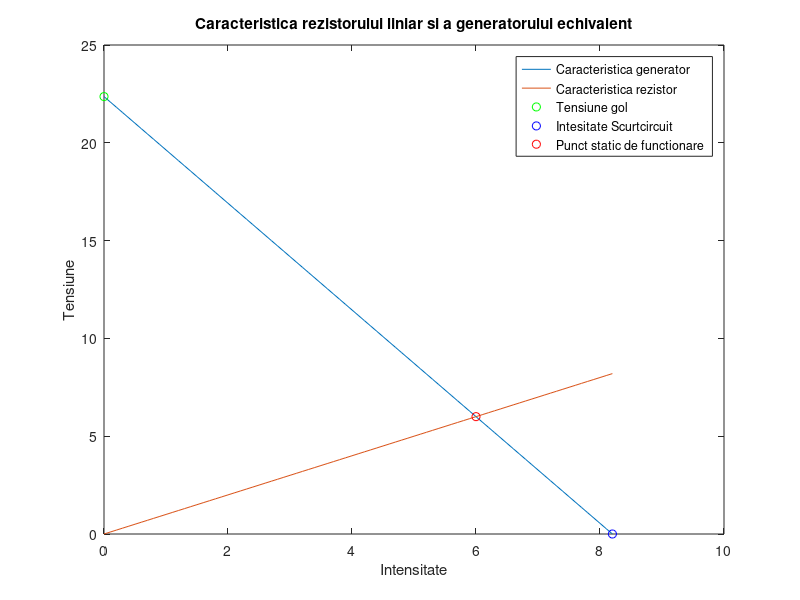

Write the MATLAB code that produced this figure.
function linear_dependence()
  R6 = 1;
  Ee = 22.36359;
  Re = 2.72726707;
  Isc = Ee / Re;
  I_p = 6;
  U_p = 6;
  I = [0:0.1: Isc];
  U1 = -Re .* I + Ee;
  U2 = R6 .* I;
  U_gol = Ee;
  
  figure(1);
  plot(I, U1, I, U2);
  hold on
  plot(0, U_gol, "go");
  plot(Isc, 0, "bo");
  plot(I_p, U_p, "ro");
  ylabel("Tensiune");
  xlabel("Intensitate");
  title("Caracteristica rezistorului liniar si a generatorului echivalent");
  legend("Caracteristica generator", "Caracteristica rezistor", "Tensiune gol",
        "Intesitate Scurtcircuit" , "Punct static de functionare");
endfunction

